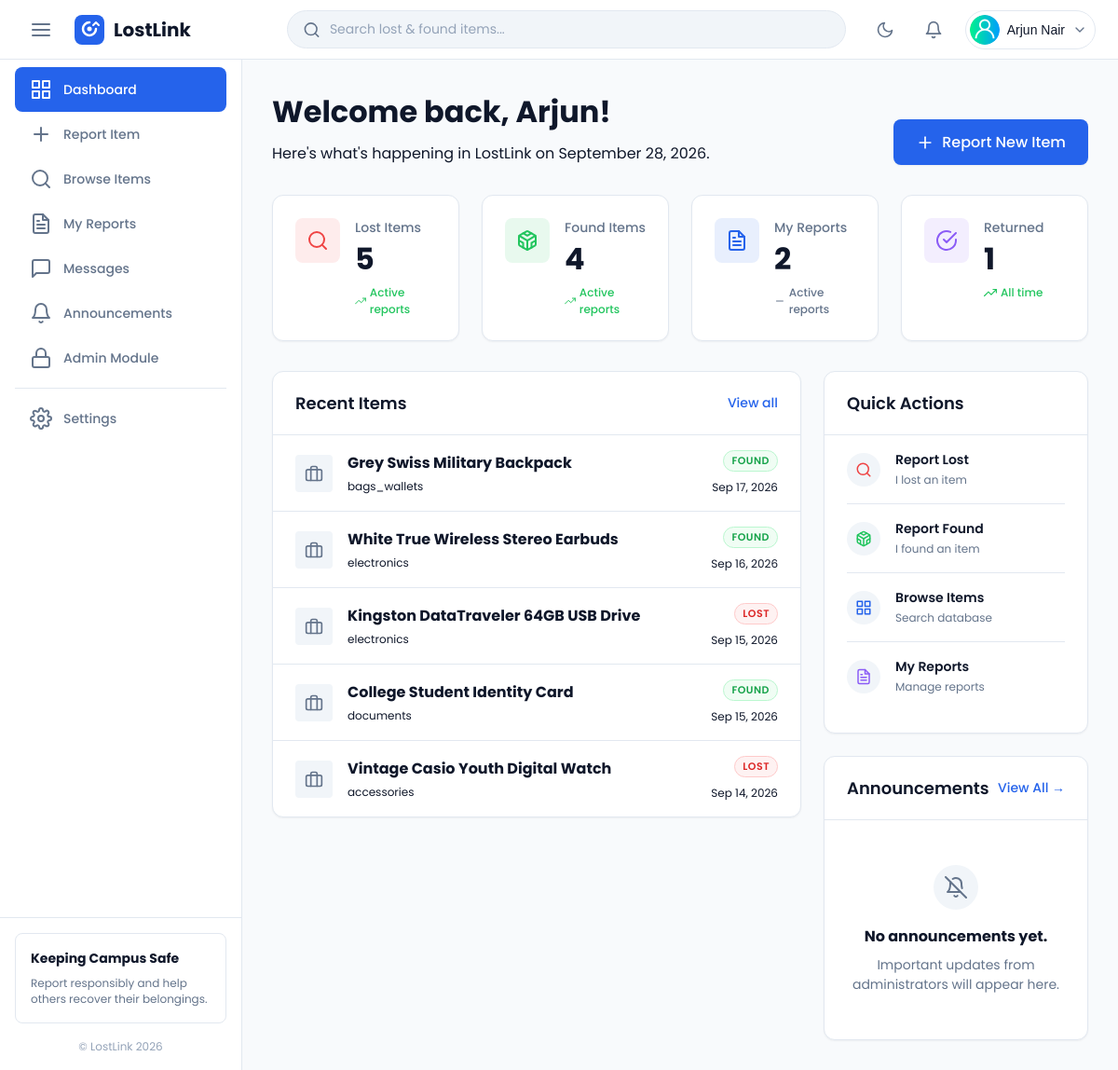
Page /dashboard/dashboard.php (signed in) on the committed database.
### tables this page shows
CREATE TABLE items (

     
    id BIGINT UNSIGNED AUTO_INCREMENT PRIMARY KEY,

     
    item_code CHAR(13)
        NOT NULL
        UNIQUE
        COMMENT 'Public Item ID (e.g. ITM-582903741)',

     
    user_id BIGINT UNSIGNED
        NOT NULL
        COMMENT 'References users.id',

     
    title VARCHAR(150)
        NOT NULL
        COMMENT 'Short title of the reported item',

    description TEXT
        NOT NULL
        COMMENT 'Detailed description of the item',

    category VARCHAR(100)
        NOT NULL
        COMMENT 'Main item category',

    subcategory VARCHAR(100)
        NOT NULL
        COMMENT 'Item subcategory',

    report_type ENUM('lost','found')
        NOT NULL
        COMMENT 'Indicates whether the report is for a lost or found item',

    event_location VARCHAR(255)
        NOT NULL
        COMMENT 'General location where the item was lost or found',

    event_date DATE
        NOT NULL
        COMMENT 'Date when the item was lost or found',

    additional_note TEXT
        NULL
        COMMENT 'Optional additional information provided by the reporter',

    verification_method ENUM('description','questions')
        NOT NULL
        COMMENT 'Ownership verification method selected by the reporter',

    status ENUM('pending','active','claimed','returned','closed')
        NOT NULL
        DEFAULT 'pending'
        COMMENT 'Current lifecycle status of the item',

    approved_claim_id BIGINT UNSIGNED
        NULL
        COMMENT 'References the approved claim after ownership verification',

     
    created_at TIMESTAMP
        NOT NULL
        DEFAULT CURRENT_TIMESTAMP,

    updated_at TIMESTAMP
        NOT NULL
        DEFAULT CURRENT_TIMESTAMP
        ON UPDATE CURRENT_TIMESTAMP,

     
    INDEX idx_user_id (user_id),
    INDEX idx_title (title),
    INDEX idx_category (category),
    INDEX idx_subcategory (subcategory),
    INDEX idx_report_type (report_type),
    INDEX idx_status (status),
    INDEX idx_event_date (event_date)

);

### dashboard/dashboard.php (the view, shortened to what the rows shown need)
<?php
require_once __DIR__ . '/../config/database.php';
require_once __DIR__ . '/../backend/utils/helpers.php';
$recentItemsQuery = "
    SELECT item_code, title, category, report_type, created_at, status
    FROM items
    ORDER BY created_at DESC
    LIMIT 5
";
$stmt = $pdo->query($recentItemsQuery);
$recent_items = $stmt->fetchAll();
?>
<!DOCTYPE html>
<html lang="en">
<head>
    <link rel="stylesheet" href="../assets/css/theme.css?v=<?php echo time(); ?>">
    <link rel="stylesheet" href="../assets/css/components.css?v=<?php echo time(); ?>">
    <link rel="stylesheet" href="dashboard.css?v=<?php echo time(); ?>">
</head>
<body class="app-body">
    <div class="app-container">
        <main class="app-main-content">
            <div class="dashboard-content-wrapper animate-fade-in">
                <div class="dashboard-header-flex">
                    <div class="welcome-text">
                        <h1>Welcome back, <?php echo htmlspecialchars(explode(' ', $_SESSION['name'] ?? 'User')[0]); ?>!</h1>
                    </div>
                </div>
                <div class="dashboard-main-grid">
                    <div class="dashboard-col-main">
                        <div class="dashboard-card">
                            <div class="card-header">
                                <h2>Recent Items</h2>
                            </div>
                            <div class="card-body <?php echo empty($recent_items) ? '' : 'no-padding'; ?>">
                                <?php if (empty($recent_items)): ?>
                                    <div class="empty-state-modern">
                                        <div class="empty-icon bg-gray">
                                            <svg viewBox="0 0 24 24" fill="none" stroke="currentColor" stroke-width="2" stroke-linecap="round" stroke-linejoin="round">
                                                <rect x="2" y="7" width="20" height="14" rx="2" ry="2"></rect>
                                                <path d="M16 21V5a2 2 0 0 0-2-2h-4a2 2 0 0 0-2 2v16"></path>
                                            </svg>
                                        </div>
                                        <h4>No reports yet.</h4>
                                        <p class="text-secondary">Start by reporting your first lost or found item.</p>
                                    </div>
                                <?php else: ?>
                                    <ul class="item-list">
                                        <?php foreach ($recent_items as $item):
                                            $badge = getStatusDisplay($item['status'], $item['report_type']);
                                        ?>
                                        <li class="item-row" data-item-id="<?php echo htmlspecialchars((string)($item['item_code'] ?? '')); ?>" data-item-context="dashboard" data-item-detail style="cursor: pointer;">
                                            <div class="item-icon bg-gray">
                                                <svg viewBox="0 0 24 24" fill="none" stroke="currentColor" stroke-width="2" stroke-linecap="round" stroke-linejoin="round">
                                                    <rect x="2" y="7" width="20" height="14" rx="2" ry="2"></rect>
                                                    <path d="M16 21V5a2 2 0 0 0-2-2h-4a2 2 0 0 0-2 2v16"></path>
                                                </svg>
                                            </div>
                                            <div class="item-details">
                                                <h4><?php echo htmlspecialchars($item['title'] ?? 'Unknown Item'); ?></h4>
                                                <p class="text-secondary"><?php echo htmlspecialchars($item['category'] ?? 'Uncategorized'); ?></p>
                                            </div>
                                            <div class="item-meta">
                                                <span class="badge <?php echo $badge['class']; ?>"><?php echo $badge['text']; ?></span>
                                                <span class="text-xs text-secondary date-text"><?php echo getRelativeTime($item['created_at']); ?></span>
                                            </div>
                                        </li>
                                        <?php endforeach; ?>
                                    </ul>
                                <?php endif; ?>
                            </div>
                        </div>
                    </div>
                    <div class="dashboard-col-side">
                        <div class="dashboard-card">
                            <div class="card-header">
                                <h2>Quick Actions</h2>
                            </div>
                        </div>
                        <div class="dashboard-card">
                            <div class="card-header">
                                <h2>Announcements</h2>
                            </div>
                        </div>
                    </div>
                </div>
            </div>
        </main>
    </div>
    <?php require_once __DIR__ . '/../components/item-details/item-details.php'; ?>
</body>
</html>

### rows in the picture
items: title "Grey Swiss Military Backpack", category "bags_wallets", status+report_type "FOUND", created_at "Sep 17, 2026"
items: title "White True Wireless Stereo Earbuds", category "electronics", status+report_type "FOUND", created_at "Sep 16, 2026"
items: title "Kingston DataTraveler 64GB USB Drive", category "electronics", status+report_type "LOST", created_at "Sep 15, 2026"
items: title "College Student Identity Card", category "documents", status+report_type "FOUND", created_at "Sep 15, 2026"
items: title "Vintage Casio Youth Digital Watch", category "accessories", status+report_type "LOST", created_at "Sep 14, 2026"

### other values in the picture
$_SESSION['name'] "Arjun Nair"
explode(' ', $_SESSION['name'] ?? 'User')[0] "Arjun"
$active_lost "5"
$active_found "4"
$my_active_reports "2"
$total_returned "1"
